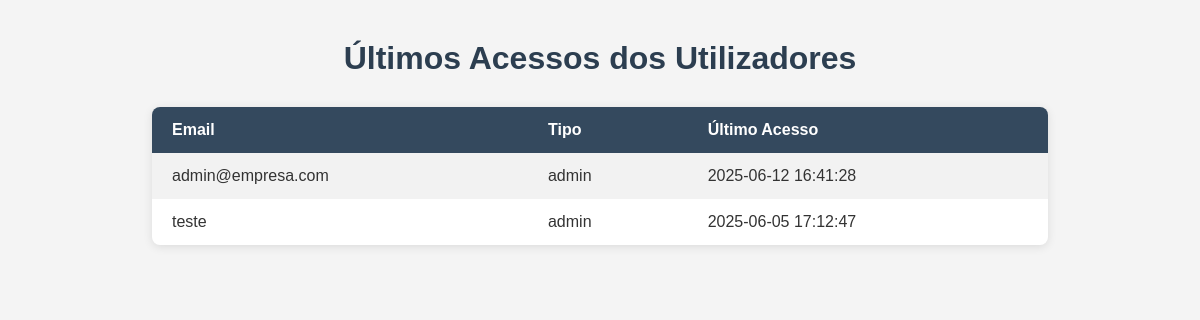
The page /ultimos_acessos.php on the database as committed earlier.
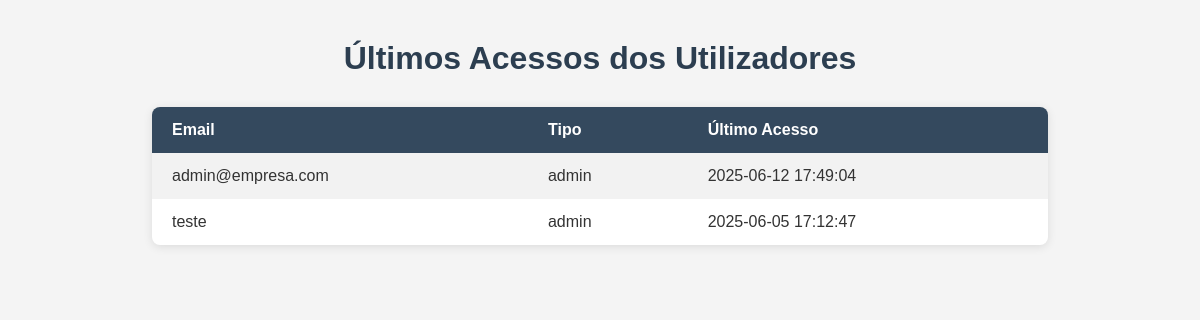
The same page on the database as committed later.
### tables this page shows
CREATE TABLE utilizadores (
  id INTEGER PRIMARY KEY AUTOINCREMENT,
  email TEXT UNIQUE NOT NULL,
  password TEXT NOT NULL,
  tipo TEXT CHECK (tipo IN ('admin', 'gestor', 'funcionario')) NOT NULL
, ultimo_acesso TEXT, nome TEXT);

### ultimos_acessos.php (the view, shortened to what this page needs)
<?php
try {
    $db = new SQLite3('database/dados.db');
    $result = $db->query('SELECT email, tipo, ultimo_acesso FROM utilizadores ORDER BY ultimo_acesso DESC');
    echo "
    <!DOCTYPE html>
    <html lang='pt'>
    <head>
        <meta charset='UTF-8'>
        <title>Últimos Acessos</title>
        <style>
            body {
                font-family: Arial, sans-serif;
                background-color: #f4f4f4;
                margin: 40px;
                color: #333;
            }
            h1 {
                text-align: center;
                color: #2c3e50;
                margin-bottom: 30px;
            }
            table {
                width: 80%;
                margin: auto;
                border-collapse: collapse;
                box-shadow: 0 2px 10px rgba(0, 0, 0, 0.1);
                background-color: #fff;
                border-radius: 8px;
                overflow: hidden;
            }
            th, td {
                padding: 14px 20px;
                text-align: left;
            }
            th {
                background-color: #34495e;
                color: white;
            }
            tr:nth-child(even) {
                background-color: #f2f2f2;
            }
            tr:hover {
                background-color: #e6f7ff;
            }
        </style>
    </head>
    <body>
        <h1>Últimos Acessos dos Utilizadores</h1>
        <table>
            <tr><th>Email</th><th>Tipo</th><th>Último Acesso</th></tr>
    ";
    while ($row = $result->fetchArray(SQLITE3_ASSOC)) {
        $email = htmlspecialchars($row['email']);
        $tipo = htmlspecialchars($row['tipo']);
        $acesso = $row['ultimo_acesso'] ?? 'Nunca';
        echo "<tr>";
        echo "<td>$email</td>";
        echo "<td>$tipo</td>";
        echo "<td>$acesso</td>";
        echo "</tr>";
    }
    echo "
        </table>
    </body>
    </html>
    ";
} catch (Exception $e) {
    echo "<p>Erro ao carregar dados: " . htmlspecialchars($e->getMessage()) . "</p>";
}
?>

### ultimos_acessos.php (style rules this page uses)
body { font-family: Arial, sans-serif; background-color: #f4f4f4; margin: 40px; color: #333; }
h1 { text-align: center; color: #2c3e50; margin-bottom: 30px; }
table { width: 80%; margin: auto; border-collapse: collapse; box-shadow: 0 2px 10px rgba(0, 0, 0, 0.1); background-color: #fff; border-radius: 8px; overflow: hidden; }
th, td { padding: 14px 20px; text-align: left; }
th { background-color: #34495e; color: white; }
tr:nth-child(even) { background-color: #f2f2f2; }

Rows that differ between the two databases and show on the page:
changed utilizadores "admin@empresa.com": ultimo_acesso "2025-06-12 16:41:28" → "2025-06-12 17:49:04"
